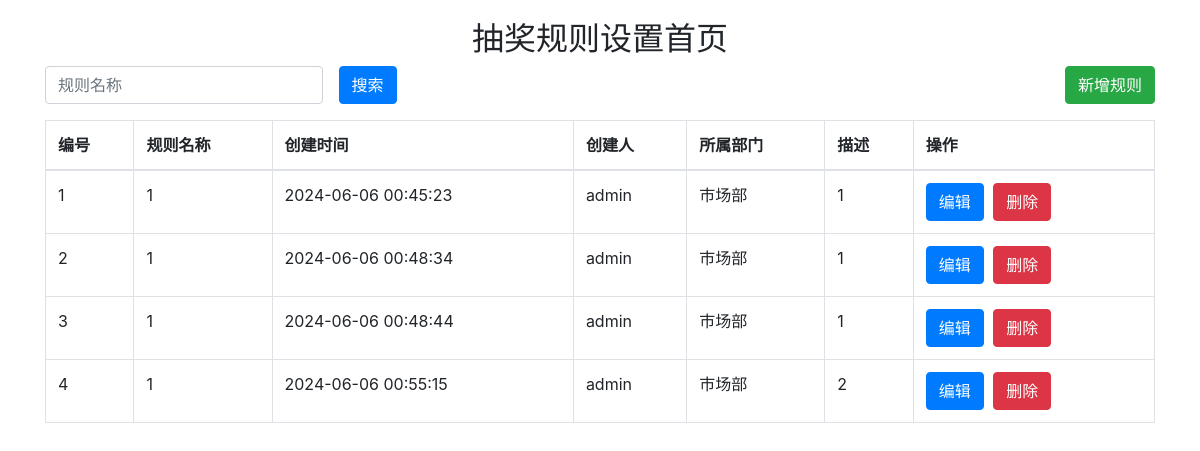
The page /lottery_rules on the database its author committed.
### app.py (models this page shows)
class LotteryRule(db.Model):
    id = db.Column(db.Integer, primary_key=True)
    name = db.Column(db.String(100), nullable=False)
    description = db.Column(db.String(500))
    prizes = db.relationship('Prize', backref='lottery_rule', lazy=True)
    participants = db.Column(db.String(100), nullable=False)
    mode = db.Column(db.String(100), nullable=False)
    created_at = db.Column(db.DateTime, default=datetime.utcnow)
    created_by = db.Column(db.String(100), default='admin')
    department = db.Column(db.String(100), nullable=False)
    status = db.Column(db.String(20), default='draft')

### app.py (the view)
@app.route('/lottery_rules', endpoint='lottery_rules')
def lottery_rules():
    rules = LotteryRule.query.filter_by(status='final').all()  # 只显示已提交的规则
    return render_template('lottery_rules.html', rules=rules)

### templates/lottery_rules.html (shortened to what this page needs)
<!DOCTYPE html>
<html lang="en">
<head>
    <link rel="stylesheet" href="https://stackpath.bootstrapcdn.com/bootstrap/4.3.1/css/bootstrap.min.css">
</head>
<body>
    <div class="container">
        <h2 class="text-center">抽奖规则设置首页</h2>
        <div class="d-flex justify-content-between mb-3">
            <input type="text" class="form-control w-25" placeholder="规则名称">
            <button class="btn btn-primary ml-3">搜索</button>
            <button class="btn btn-success ml-auto" onclick="window.location.href='/add_lottery_rule'">新增规则</button>
        </div>
        <table class="table table-bordered">
            <thead>
                <tr>
                    <th>编号</th>
                    <th>规则名称</th>
                    <th>创建时间</th>
                    <th>创建人</th>
                    <th>所属部门</th>
                    <th>描述</th>
                    <th>操作</th>
                </tr>
            </thead>
            <tbody>
                {% for rule in rules %}
                <tr>
                    <td>{{ rule.id }}</td>
                    <td>{{ rule.name }}</td>
                    <td>{{ rule.created_at.strftime('%Y-%m-%d %H:%M:%S') }}</td>
                    <td>{{ rule.created_by }}</td>
                    <td>{{ rule.department }}</td>
                    <td>{{ rule.description }}</td>
                    <td class="actions">
                        <button class="btn btn-primary" onclick="editRule({{ rule.id }})">编辑</button>
                        <button class="btn btn-danger" onclick="deleteRule({{ rule.id }})">删除</button>
                    </td>
                </tr>
                {% endfor %}
            </tbody>
        </table>
    </div>
</body>
</html>

### templates/lottery_rules.html (style rules this page uses)
.container { margin-top: 20px; }
.actions button { margin-right: 5px; }

### rows shown on the page
LotteryRule: id "1", name "1", created_at "2024-06-06 00:45:23", created_by "admin", department "市场部", description "1"
LotteryRule: id "2", name "1", created_at "2024-06-06 00:48:34", created_by "admin", department "市场部", description "1"
LotteryRule: id "3", name "1", created_at "2024-06-06 00:48:44", created_by "admin", department "市场部", description "1"
LotteryRule: id "4", name "1", created_at "2024-06-06 00:55:15", created_by "admin", department "市场部", description "2"
